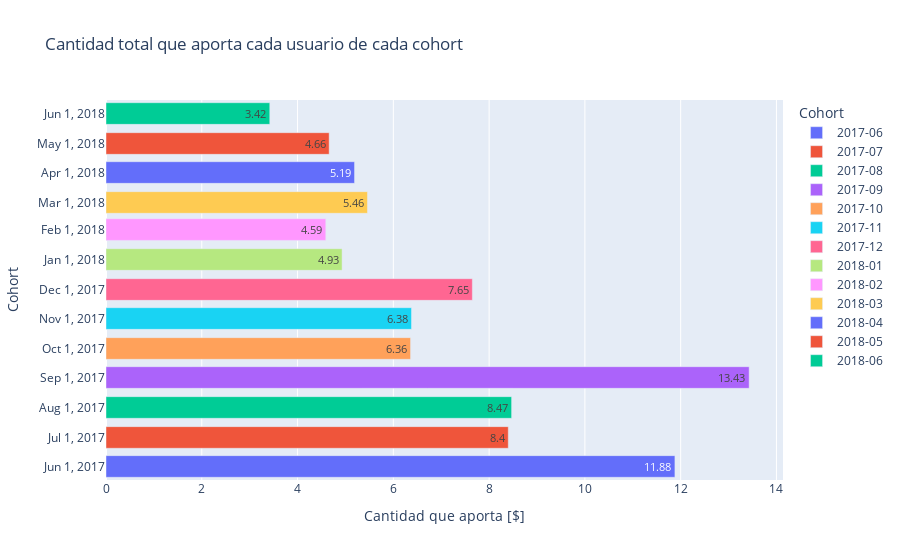

Notebook code cell kept with this figure:
### Code cell
#Calculamos el LTV para nuestro grupo de cohortes
ltv_cohort_result = ltv_per_cohort(output)
#Linea para comprobar resultado
#print(ltv_cohort_result)

#Creamos un gráfico para comparar el LTV de cada cohorte creado
fig_2 = px.bar(ltv_cohort_result,
               x='ltv',y='cohort', text='ltv', 
               color = 'cohort',
               title='Cantidad total que aporta cada usuario de cada cohort',
              labels={'cohort': 'Cohort', 'ltv':'Cantidad que aporta [$]'},orientation='h')
fig_2.update_yaxes(tickangle=0, tickvals = list(ltv_cohort_result['cohort'])) #Mostramos el cohorte en el eje Y
fig_2.show() #Mostramos

### Figure 1 — Plotly figure (JSON) as saved in the notebook; plotly's stock layout.template omitted (floating-point values rounded to 4 significant figures)
{"data": [{"alignmentgroup": "True", "hovertemplate": "Cohort=%{y}<br>Cantidad que aporta [$]=%{text}<extra></extra>", "legendgroup": "2017-06", "marker": {"color": "#636efa", "pattern": {"shape": ""}}, "name": "2017-06", "offsetgroup": "2017-06", "orientation": "h", "showlegend": true, "text": [11.88], "textposition": "auto", "type": "bar", "x": [11.88], "xaxis": "x", "y": ["2017-06"], "yaxis": "y"}, {"alignmentgroup": "True", "hovertemplate": "Cohort=%{y}<br>Cantidad que aporta [$]=%{text}<extra></extra>", "legendgroup": "2017-07", "marker": {"color": "#EF553B", "pattern": {"shape": ""}}, "name": "2017-07", "offsetgroup": "2017-07", "orientation": "h", "showlegend": true, "text": [8.4], "textposition": "auto", "type": "bar", "x": [8.4], "xaxis": "x", "y": ["2017-07"], "yaxis": "y"}, {"alignmentgroup": "True", "hovertemplate": "Cohort=%{y}<br>Cantidad que aporta [$]=%{text}<extra></extra>", "legendgroup": "2017-08", "marker": {"color": "#00cc96", "pattern": {"shape": ""}}, "name": "2017-08", "offsetgroup": "2017-08", "orientation": "h", "showlegend": true, "text": [8.47], "textposition": "auto", "type": "bar", "x": [8.47], "xaxis": "x", "y": ["2017-08"], "yaxis": "y"}, {"alignmentgroup": "True", "hovertemplate": "Cohort=%{y}<br>Cantidad que aporta [$]=%{text}<extra></extra>", "legendgroup": "2017-09", "marker": {"color": "#ab63fa", "pattern": {"shape": ""}}, "name": "2017-09", "offsetgroup": "2017-09", "orientation": "h", "showlegend": true, "text": [13.43], "textposition": "auto", "type": "bar", "x": [13.43], "xaxis": "x", "y": ["2017-09"], "yaxis": "y"}, {"alignmentgroup": "True", "hovertemplate": "Cohort=%{y}<br>Cantidad que aporta [$]=%{text}<extra></extra>", "legendgroup": "2017-10", "marker": {"color": "#FFA15A", "pattern": {"shape": ""}}, "name": "2017-10", "offsetgroup": "2017-10", "orientation": "h", "showlegend": true, "text": [6.36], "textposition": "auto", "type": "bar", "x": [6.36], "xaxis": "x", "y": ["2017-10"], "yaxis": "y"}, {"alignmentgroup": "True", "hovertemplate": "Cohort=%{y}<br>Cantidad que aporta [$]=%{text}<extra></extra>", "legendgroup": "2017-11", "marker": {"color": "#19d3f3", "pattern": {"shape": ""}}, "name": "2017-11", "offsetgroup": "2017-11", "orientation": "h", "showlegend": true, "text": [6.38], "textposition": "auto", "type": "bar", "x": [6.38], "xaxis": "x", "y": ["2017-11"], "yaxis": "y"}, {"alignmentgroup": "True", "hovertemplate": "Cohort=%{y}<br>Cantidad que aporta [$]=%{text}<extra></extra>", "legendgroup": "2017-12", "marker": {"color": "#FF6692", "pattern": {"shape": ""}}, "name": "2017-12", "offsetgroup": "2017-12", "orientation": "h", "showlegend": true, "text": [7.65], "textposition": "auto", "type": "bar", "x": [7.65], "xaxis": "x", "y": ["2017-12"], "yaxis": "y"}, {"alignmentgroup": "True", "hovertemplate": "Cohort=%{y}<br>Cantidad que aporta [$]=%{text}<extra></extra>", "legendgroup": "2018-01", "marker": {"color": "#B6E880", "pattern": {"shape": ""}}, "name": "2018-01", "offsetgroup": "2018-01", "orientation": "h", "showlegend": true, "text": [4.93], "textposition": "auto", "type": "bar", "x": [4.93], "xaxis": "x", "y": ["2018-01"], "yaxis": "y"}, {"alignmentgroup": "True", "hovertemplate": "Cohort=%{y}<br>Cantidad que aporta [$]=%{text}<extra></extra>", "legendgroup": "2018-02", "marker": {"color": "#FF97FF", "pattern": {"shape": ""}}, "name": "2018-02", "offsetgroup": "2018-02", "orientation": "h", "showlegend": true, "text": [4.59], "textposition": "auto", "type": "bar", "x": [4.59], "xaxis": "x", "y": ["2018-02"], "yaxis": "y"}, {"alignmentgroup": "True", "hovertemplate": "Cohort=%{y}<br>Cantidad que aporta [$]=%{text}<extra></extra>", "legendgroup": "2018-03", "marker": {"color": "#FECB52", "pattern": {"shape": ""}}, "name": "2018-03", "offsetgroup": "2018-03", "orientation": "h", "showlegend": true, "text": [5.46], "textposition": "auto", "type": "bar", "x": [5.46], "xaxis": "x", "y": ["2018-03"], "yaxis": "y"}, {"alignmentgroup": "True", "hovertemplate": "Cohort=%{y}<br>Cantidad que aporta [$]=%{text}<extra></extra>", "legendgroup": "2018-04", "marker": {"color": "#636efa", "pattern": {"shape": ""}}, "name": "2018-04", "offsetgroup": "2018-04", "orientation": "h", "showlegend": true, "text": [5.19], "textposition": "auto", "type": "bar", "x": [5.19], "xaxis": "x", "y": ["2018-04"], "yaxis": "y"}, {"alignmentgroup": "True", "hovertemplate": "Cohort=%{y}<br>Cantidad que aporta [$]=%{text}<extra></extra>", "legendgroup": "2018-05", "marker": {"color": "#EF553B", "pattern": {"shape": ""}}, "name": "2018-05", "offsetgroup": "2018-05", "orientation": "h", "showlegend": true, "text": [4.66], "textposition": "auto", "type": "bar", "x": [4.66], "xaxis": "x", "y": ["2018-05"], "yaxis": "y"}, {"alignmentgroup": "True", "hovertemplate": "Cohort=%{y}<br>Cantidad que aporta [$]=%{text}<extra></extra>", "legendgroup": "2018-06", "marker": {"color": "#00cc96", "pattern": {"shape": ""}}, "name": "2018-06", "offsetgroup": "2018-06", "orientation": "h", "showlegend": true, "text": [3.42], "textposition": "auto", "type": "bar", "x": [3.42], "xaxis": "x", "y": ["2018-06"], "yaxis": "y"}], "layout": {"barmode": "relative", "legend": {"title": {"text": "Cohort"}, "tracegroupgap": 0}, "title": {"text": "Cantidad total que aporta cada usuario de cada cohort"}, "xaxis": {"anchor": "y", "domain": [0, 1], "title": {"text": "Cantidad que aporta [$]"}}, "yaxis": {"anchor": "x", "categoryarray": ["2018-06", "2018-05", "2018-04", "2018-03", "2018-02", "2018-01", "2017-12", "2017-11", "2017-10", "2017-09", "2017-08", "2017-07", "2017-06"], "categoryorder": "array", "domain": [0, 1], "tickangle": 0, "tickvals": ["2017-06", "2017-07", "2017-08", "2017-09", "2017-10", "2017-11", "2017-12", "2018-01", "2018-02", "2018-03", "2018-04", "2018-05", "2018-06"], "title": {"text": "Cohort"}}}}
